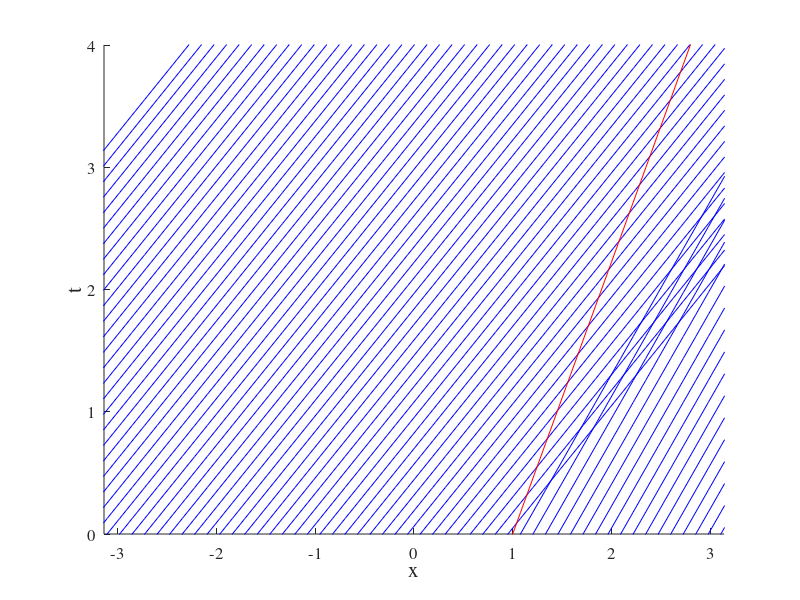

This figure's MATLAB source:
clc; clear all; close all;

x_mesh = linspace(-2*pi, 2*pi, 100);
% x_mesh_R = x_mesh_R(2:end);
% x_mesh_L = linspace(-2*pi, 1,100);
figure
hold on
for x0 = linspace(-2*pi, 2*pi, 100)
    if x0 < 1
        t = x_mesh - x0;
    elseif x0 > 1
        t = (2/sqrt(2)) * (x_mesh - x0);
    end
    plot(x_mesh, t, 'Color', 'b')

end
t_s = ((x_mesh - 1) * pi) / (sqrt(2));
plot(x_mesh, t_s, 'r')

xlabel('x')
ylabel('t')
set(gca, 'FontSize', [12], 'FontName', 'Times')
set(gcf,'color','w');
xlabel('x', 'FontSize', 15)
ylabel('t', 'FontSize', 15)
axis([-pi pi 0 4])
